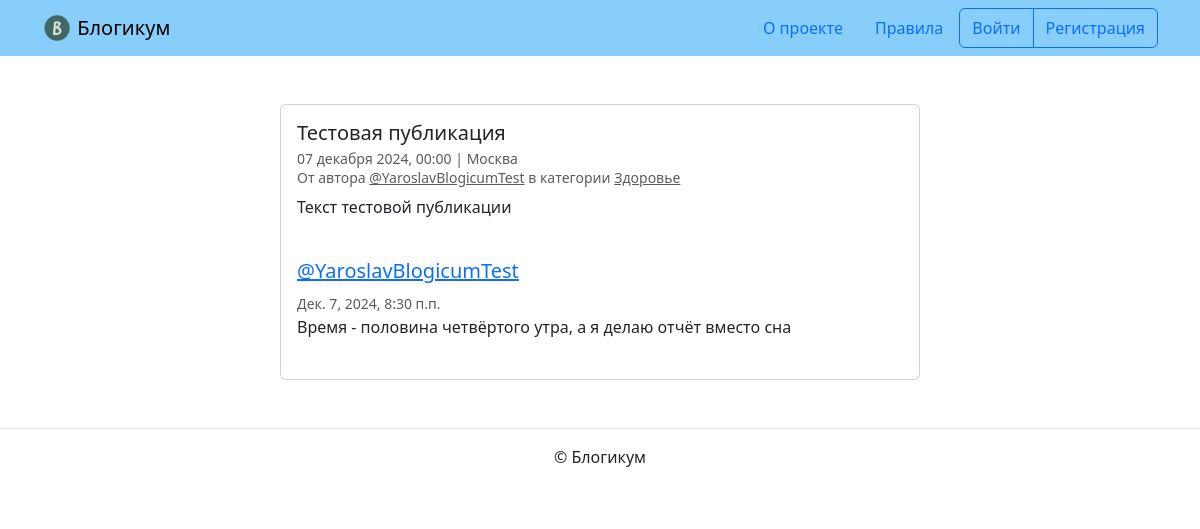
The page /posts/40/ on the database its author committed.
### blog/models.py (models this page shows)
class Blog(models.Model):
    is_published = models.BooleanField(
        default=True,
        verbose_name="Опубликовано",
        help_text="Снимите галочку, чтобы скрыть публикацию.",
    )
    created_at = models.DateTimeField(
        auto_now_add=True,
        verbose_name="Добавлено"
    )
    class Meta:
        abstract = True

class Post(Blog):
    title = models.CharField(max_length=256, verbose_name="Заголовок")
    text = models.TextField(verbose_name="Текст", )
    pub_date = models.DateTimeField(
        verbose_name="Дата и время публикации",
        help_text="Если установить дату "
                  "и время в будущем — "
                  "можно делать отложенные публикации."
    )
    author = models.ForeignKey(
        User,
        on_delete=models.CASCADE,
        verbose_name="Автор публикации",
        related_name="posts"
    )
    location = models.ForeignKey(
        Location,
        on_delete=models.SET_NULL,
        verbose_name="Местоположение",
        null=True,
        blank=True,
        related_name="posts"
    )
    category = models.ForeignKey(
        Category,
        on_delete=models.SET_NULL,
        verbose_name="Категория",
        null=True
    )
    image = models.ImageField(
        upload_to="media/",
        null=True,
        verbose_name="Картинка",
        blank=True,
    )
    class Meta:
        verbose_name = 'публикация'
        verbose_name_plural = 'Публикации'

class Location(Blog):
    name = models.CharField(max_length=256, verbose_name="Название места")
    class Meta:
        verbose_name = 'местоположение'
        verbose_name_plural = 'Местоположения'

class Category(Blog):
    title = models.CharField(max_length=256, verbose_name="Заголовок")
    description = models.TextField(verbose_name="Описание")
    slug = models.SlugField(unique=True,
                            verbose_name="Идентификатор",
                            help_text="Идентификатор страницы для URL; "
                                      "разрешены символы латиницы, "
                                      "цифры, дефис и подчёркивание."
                            )
    class Meta:
        verbose_name = 'категория'
        verbose_name_plural = 'Категории'

class Comment(models.Model):
    author = models.ForeignKey(
        User,
        on_delete=models.CASCADE,
        verbose_name="Автор комментария",
        related_name="comment"
    )
    text = models.TextField(
        verbose_name="Текст комментария"
    )
    post = models.ForeignKey(
        Post,
        on_delete=models.CASCADE,
        related_name="comment"
    )
    created_at = models.DateTimeField(
        auto_now_add=True,
        verbose_name="Добавлено"
    )

### blog/views.py (the view)
def post_detail(request, post_id):
    dt_now = timezone.now()
    post = get_object_or_404(
        Post,
        pk=post_id,
    )
    if request.user != post.author:
        post = get_object_or_404(
            Post,
            pk=post_id,
            pub_date__lte=dt_now,
            is_published=True,
            category__is_published=True
        )
    comment_form = CommentForm()
    comments = Comment.objects.filter(post=post).order_by('created_at')
    return render(
        request,
        'blog/detail.html',
        {
            'post': post,
            'form': comment_form,
            'comments': comments
        }
    )

### templates/blog/detail.html (shortened to what this page needs)
{% extends "base.html" %}
{% block content %}
  <div class="col d-flex justify-content-center">
    <div class="card" style="width: 40rem;">
      <div class="card-body">
        <h5 class="card-title">{{ post.title }}</h5>
        <h6 class="card-subtitle mb-2 text-muted">
          <small>
            {{ post.pub_date|date:"d E Y, H:i" }} | {% if post.location and post.location.is_published %}{{ post.location.name }}{% else %}Планета Земля{% endif %}<br>
            От автора <a class="text-muted" href="{% url 'blog:profile' post.author.username %}">@{{ post.author.username }}</a> в
            категории {% include "includes/category_link.html" %}
          </small>
        </h6>
        <p class="card-text">{{ post.text|linebreaksbr }}</p>
        {% include "includes/comments.html" %}
      </div>
    </div>
  </div>
{% endblock %}

### templates/includes/category_link.html
<a class="text-muted" href="{% url 'blog:category_posts' post.category.slug %}">
  {{ post.category.title }}
</a>

### templates/includes/comments.html (shortened to what this page needs)
{% if user.is_authenticated %}
  {% load django_bootstrap5 %}
{% endif %}
<br>
{% for comment in comments %}
  <div class="media mb-4">
    <div class="media-body">
      <h5 class="mt-0">
        <a href="{% url 'blog:profile' comment.author.username %}" name="comment_{{ comment.id }}">
          @{{ comment.author.username }}
        </a>
      </h5>
      <small class="text-muted">{{ comment.created_at }}</small>
      <br>
      {{ comment.text|linebreaksbr }}
    </div>
  </div>
{% endfor %}

### rows shown on the page
Post: title "Тестовая публикация", pub_date "07 декабря 2024, 00:00", location.name "Москва", author.username "YaroslavBlogicumTest", category "Здоровье", text "Текст тестовой публикации"
Comment: author.username "YaroslavBlogicumTest", created_at "Дек. 7, 2024, 8:30 п.п.", text "Время - половина четвёртого утра, а я делаю отчёт вместо сна"
